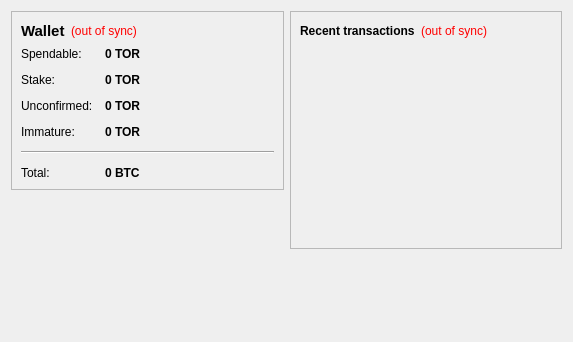
<?xml version="1.0" encoding="UTF-8"?>
<ui version="4.0">
 <class>OverviewPage</class>
 <widget class="QWidget" name="OverviewPage">
  <property name="geometry">
   <rect>
    <x>0</x>
    <y>0</y>
    <width>573</width>
    <height>342</height>
   </rect>
  </property>
  <property name="windowTitle">
   <string>Form</string>
  </property>
  <layout class="QHBoxLayout" name="horizontalLayout" stretch="1,1">
   <item>
    <layout class="QVBoxLayout" name="verticalLayout_2">
     <item>
      <widget class="QFrame" name="frame">
       <property name="frameShape">
        <enum>QFrame::StyledPanel</enum>
       </property>
       <property name="frameShadow">
        <enum>QFrame::Raised</enum>
       </property>
       <layout class="QVBoxLayout" name="verticalLayout_4">
        <item>
         <layout class="QHBoxLayout" name="horizontalLayout_4">
          <item>
           <widget class="QLabel" name="label_5">
            <property name="font">
             <font>
              <pointsize>11</pointsize>
              <weight>75</weight>
              <bold>true</bold>
             </font>
            </property>
            <property name="text">
             <string>Wallet</string>
            </property>
           </widget>
          </item>
          <item>
           <widget class="QLabel" name="labelWalletStatus">
            <property name="toolTip">
             <string>The displayed information may be out of date. Your wallet automatically synchronizes with the Bitstar network after a connection is established, but this process has not completed yet.</string>
            </property>
            <property name="styleSheet">
             <string notr="true">QLabel { color: red; }</string>
            </property>
            <property name="text">
             <string notr="true">(out of sync)</string>
            </property>
            <property name="alignment">
             <set>Qt::AlignLeading|Qt::AlignLeft|Qt::AlignVCenter</set>
            </property>
           </widget>
          </item>
          <item>
           <spacer name="horizontalSpacer_2">
            <property name="orientation">
             <enum>Qt::Horizontal</enum>
            </property>
            <property name="sizeHint" stdset="0">
             <size>
              <width>40</width>
              <height>20</height>
             </size>
            </property>
           </spacer>
          </item>
         </layout>
        </item>
        <item>
         <layout class="QFormLayout" name="formLayout_2">
          <property name="fieldGrowthPolicy">
           <enum>QFormLayout::AllNonFixedFieldsGrow</enum>
          </property>
          <property name="horizontalSpacing">
           <number>12</number>
          </property>
          <property name="verticalSpacing">
           <number>12</number>
          </property>
          <item row="0" column="0">
           <widget class="QLabel" name="label">
            <property name="text">
             <string>Spendable:</string>
            </property>
           </widget>
          </item>
          <item row="0" column="1">
           <widget class="QLabel" name="labelBalance">
            <property name="font">
             <font>
              <weight>75</weight>
              <bold>true</bold>
             </font>
            </property>
            <property name="cursor">
             <cursorShape>IBeamCursor</cursorShape>
            </property>
            <property name="toolTip">
             <string>Your current spendable balance</string>
            </property>
            <property name="text">
             <string notr="true">0 TOR</string>
            </property>
            <property name="textInteractionFlags">
             <set>Qt::LinksAccessibleByMouse|Qt::TextSelectableByKeyboard|Qt::TextSelectableByMouse</set>
            </property>
           </widget>
          </item>
          <item row="1" column="0">
           <widget class="QLabel" name="label_6">
            <property name="text">
             <string>Stake:</string>
            </property>
           </widget>
          </item>
          <item row="1" column="1">
           <widget class="QLabel" name="labelStake">
            <property name="font">
             <font>
              <weight>75</weight>
              <bold>true</bold>
             </font>
            </property>
            <property name="cursor">
             <cursorShape>IBeamCursor</cursorShape>
            </property>
            <property name="toolTip">
             <string>Total of coins that was staked, and do not yet count toward the current balance</string>
            </property>
            <property name="text">
             <string notr="true">0 TOR</string>
            </property>
            <property name="textInteractionFlags">
             <set>Qt::LinksAccessibleByMouse|Qt::TextSelectableByKeyboard|Qt::TextSelectableByMouse</set>
            </property>
           </widget>
          </item>
          <item row="2" column="0">
           <widget class="QLabel" name="label_3">
            <property name="text">
             <string>Unconfirmed:</string>
            </property>
           </widget>
          </item>
          <item row="2" column="1">
           <widget class="QLabel" name="labelUnconfirmed">
            <property name="font">
             <font>
              <weight>75</weight>
              <bold>true</bold>
             </font>
            </property>
            <property name="cursor">
             <cursorShape>IBeamCursor</cursorShape>
            </property>
            <property name="toolTip">
             <string>Total of transactions that have yet to be confirmed, and do not yet count toward the current balance</string>
            </property>
            <property name="text">
             <string notr="true">0 TOR</string>
            </property>
            <property name="textInteractionFlags">
             <set>Qt::LinksAccessibleByMouse|Qt::TextSelectableByKeyboard|Qt::TextSelectableByMouse</set>
            </property>
           </widget>
          </item>
          <item row="3" column="0">
           <widget class="QLabel" name="labelImmatureText">
            <property name="text">
             <string>Immature:</string>
            </property>
           </widget>
          </item>
          <item row="3" column="1">
           <widget class="QLabel" name="labelImmature">
            <property name="font">
             <font>
              <weight>75</weight>
              <bold>true</bold>
             </font>
            </property>
            <property name="toolTip">
             <string>Mined balance that has not yet matured</string>
            </property>
            <property name="text">
             <string notr="true">0 TOR</string>
            </property>
            <property name="textInteractionFlags">
             <set>Qt::LinksAccessibleByMouse|Qt::TextSelectableByKeyboard|Qt::TextSelectableByMouse</set>
            </property>
           </widget>
          </item>
          <item row="4" column="0" colspan="2">
           <widget class="Line" name="line">
            <property name="orientation">
             <enum>Qt::Horizontal</enum>
            </property>
           </widget>
          </item>
          <item row="5" column="0">
           <widget class="QLabel" name="labelTotalText">
            <property name="text">
             <string>Total:</string>
            </property>
           </widget>
          </item>
          <item row="5" column="1">
           <widget class="QLabel" name="labelTotal">
            <property name="font">
             <font>
              <weight>75</weight>
              <bold>true</bold>
             </font>
            </property>
            <property name="cursor">
             <cursorShape>IBeamCursor</cursorShape>
            </property>
            <property name="toolTip">
             <string>Your current total balance</string>
            </property>
            <property name="text">
             <string notr="true">0 BTC</string>
            </property>
            <property name="textInteractionFlags">
             <set>Qt::LinksAccessibleByMouse|Qt::TextSelectableByKeyboard|Qt::TextSelectableByMouse</set>
            </property>
           </widget>
          </item>
         </layout>
        </item>
       </layout>
      </widget>
     </item>
     <item>
      <spacer name="verticalSpacer">
       <property name="orientation">
        <enum>Qt::Vertical</enum>
       </property>
       <property name="sizeHint" stdset="0">
        <size>
         <width>20</width>
         <height>40</height>
        </size>
       </property>
      </spacer>
     </item>
     <item>
      <widget class="QLabel" name="label_2">
       <property name="text">
        <string/>
       </property>
       <property name="pixmap">
        <pixmap resource="../bitcoin.qrc">:/icons/Bitstar</pixmap>
       </property>
      </widget>
     </item>
    </layout>
   </item>
   <item>
    <layout class="QVBoxLayout" name="verticalLayout_3">
     <item>
      <widget class="QFrame" name="frame_2">
       <property name="frameShape">
        <enum>QFrame::StyledPanel</enum>
       </property>
       <property name="frameShadow">
        <enum>QFrame::Raised</enum>
       </property>
       <layout class="QVBoxLayout" name="verticalLayout">
        <item>
         <layout class="QHBoxLayout" name="horizontalLayout_2">
          <item>
           <widget class="QLabel" name="label_4">
            <property name="text">
             <string>&lt;b&gt;Recent transactions&lt;/b&gt;</string>
            </property>
           </widget>
          </item>
          <item>
           <widget class="QLabel" name="labelTransactionsStatus">
            <property name="toolTip">
             <string>The displayed information may be out of date. Your wallet automatically synchronizes with the Bitstar network after a connection is established, but this process has not completed yet.</string>
            </property>
            <property name="styleSheet">
             <string notr="true">QLabel { color: red; }</string>
            </property>
            <property name="text">
             <string notr="true">(out of sync)</string>
            </property>
            <property name="alignment">
             <set>Qt::AlignRight|Qt::AlignTrailing|Qt::AlignVCenter</set>
            </property>
           </widget>
          </item>
          <item>
           <spacer name="horizontalSpacer">
            <property name="orientation">
             <enum>Qt::Horizontal</enum>
            </property>
            <property name="sizeHint" stdset="0">
             <size>
              <width>40</width>
              <height>20</height>
             </size>
            </property>
           </spacer>
          </item>
         </layout>
        </item>
        <item>
         <widget class="QListView" name="listTransactions">
          <property name="styleSheet">
           <string notr="true">QListView { background: transparent; }</string>
          </property>
          <property name="frameShape">
           <enum>QFrame::NoFrame</enum>
          </property>
          <property name="verticalScrollBarPolicy">
           <enum>Qt::ScrollBarAlwaysOff</enum>
          </property>
          <property name="horizontalScrollBarPolicy">
           <enum>Qt::ScrollBarAlwaysOff</enum>
          </property>
          <property name="selectionMode">
           <enum>QAbstractItemView::NoSelection</enum>
          </property>
         </widget>
        </item>
       </layout>
      </widget>
     </item>
     <item>
      <spacer name="verticalSpacer_2">
       <property name="orientation">
        <enum>Qt::Vertical</enum>
       </property>
       <property name="sizeHint" stdset="0">
        <size>
         <width>20</width>
         <height>40</height>
        </size>
       </property>
      </spacer>
     </item>
    </layout>
   </item>
  </layout>
 </widget>
 <resources>
  <include location="../bitcoin.qrc"/>
 </resources>
 <connections/>
</ui>
